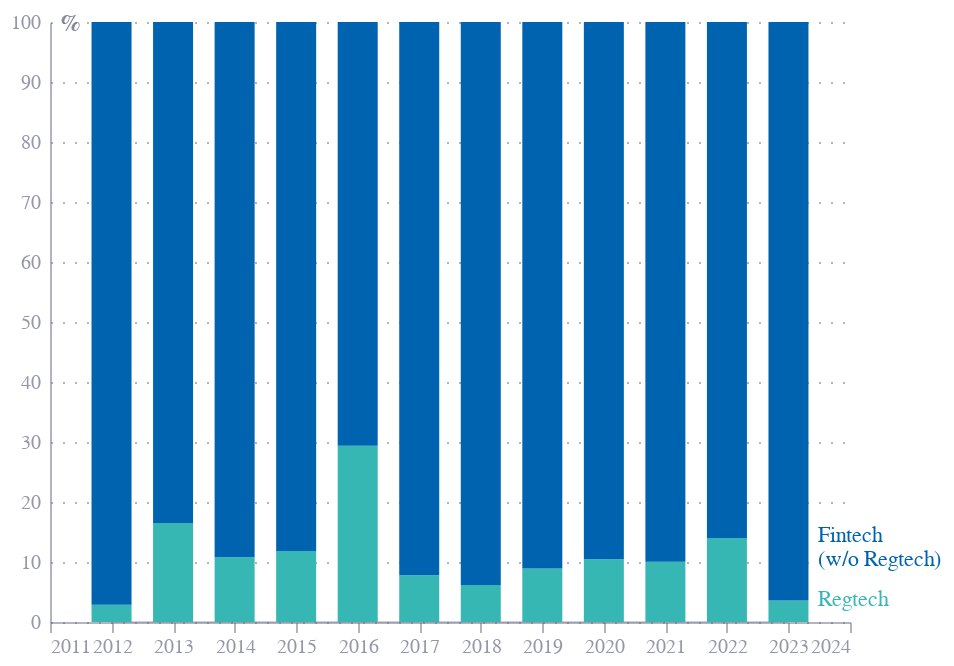

Write notebook code for a chart like this one.
### Code cell
xaxis = alt.Chart(pd.DataFrame([{'x':2012,'y':0},{'x':2023,'y':0}])).mark_line(color=colors["eco-gray"],opacity=mo-0.2,strokeWidth=1).encode(
    alt.X(
        "x:Q",
        sort=[],
        axis=alt.Axis(
            grid=False,
            titleAlign="center",
            titleAnchor="middle",
            title="",
            titleY=-15,
            titleX=207,
            labelColor=colors["eco-gray"],
            titleColor=colors["eco-gray"],
            tickColor=colors["eco-gray"],
            domainColor=colors["eco-gray"],
            tickCount=10,
            domainOpacity=mo,
            tickOpacity=mo,
            labelOpacity=mo+0.2,
            titleOpacity=mo+0.3,
            titleFontSize=12,
            orient="bottom",
            labelAngle=0,
            format='.0f',  
        ),
        # scale=alt.Scale(domain=[2012, 2023],nice=False),
    ),
    y=alt.Y(
        "y:Q",
        sort=[],
        axis=alt.Axis(
            # grid=False,
            gridDash=[1,5],
            gridColor=colors["eco-gray"],
            gridOpacity=mo,
            title="%",
            titleX=5,
            titleY=7,
            titleBaseline="bottom",
            titleAngle=0,
            titleAlign="left",
            ticks=False,
            labelPadding=5,
            labelColor=colors["eco-gray"],
            titleColor=colors["eco-gray"],
            tickColor=colors["eco-gray"],
            domainColor=colors["eco-gray"],
            domainOpacity=mo,
            tickOpacity=mo,
            labelOpacity=mo+0.2,
            titleOpacity=mo+0.3,
            titleFontSize=12,
            format='.0f',
            tickCount=8
        ),
    )
)
base = alt.Chart(fc).encode(x='year:Q')
bars1=base.mark_bar(size=20,color=colors['eco-turquiose']).encode(y='Regtech',tooltip=[
                                                                alt.Tooltip('Regtech', title='Regtech'),alt.Tooltip('Fintech', title='Fintech (w/o Regtech)')])
bars2=base.mark_bar(size=20,color=colors['eco-mid-blue']).encode(y='Regtech',y2='y',tooltip=[
                                                                alt.Tooltip('Regtech', title='Regtech'),alt.Tooltip('Fintech', title='Fintech (w/o Regtech)')]
                                                                ).transform_calculate(y=datum.Regtech+datum.Fintech)
label1=bars2.mark_text(text='Regtech',color=colors['eco-turquiose'],align='left',dx=15).transform_filter(datum.year==2023)
label2=bars2.mark_text(text='(w/o Regtech)',color=colors['eco-mid-blue'],align='left',dx=15,dy=-20).transform_filter(datum.year==2023)
label3=bars2.mark_text(text='Fintech',color=colors['eco-mid-blue'],align='left',dx=15,dy=-32).transform_filter(datum.year==2023)
color=colors['eco-turquiose']
layer1 = (
    (xaxis+bars1+bars2+label1+label2+label3).properties(height=300, width=400, title="")
    .configure(font='Circular Std Book').configure_view(stroke=None)
)
# layer2=dark(f)
if SAVE:
    layer1.save("visualisation/" + f + "_no_branding.json")
    layer1.save("visualisation/" + f + "_no_branding.svg")
    layer1.save("visualisation/" + f + "_no_branding.png")
    # layer2.save("visualisation/" + f + "_no_branding_dark.json")
    # layer2.save("visualisation/" + f + "_no_branding_dark.svg")
    # layer2.save("visualisation/" + f + "_no_branding_dark.png")

logo=alt.Chart(pd.DataFrame([{"x": '2023-10-01', "y": 1400, "img": "https://raw.githubusercontent.com/EconomicsObservatory/ECOvisualisations/main/guidelines/logos/eco-icon-dark.png"}]))\
    .mark_image(width=40,height=40,align='right',baseline='top',yOffset=-33,opacity=mo,xOffset=5).encode(x='x:T',y='y:Q',url='img:N')
# ecomark=alt.Chart(pd.DataFrame([{"x": '2019-01-01', "y": 14}]))\
#     .mark_point(size=100,fill=colors['eco-turquiose'],stroke=None,opacity=1,xOffset=-20,yOffset=-20).encode(x='x:T',y='y:Q')
# layer1+=(ecomark)
# layer1+=(logo)

if SAVE:
    layer1.save("visualisation/" + f + ".json")
    layer1.save("visualisation/" + f + ".svg")
    layer1.save("visualisation/" + f + ".png")
    # layer2.save("visualisation/" + f + "_dark.json")
    # layer2.save("visualisation/" + f + "_dark.svg")
    # layer2.save("visualisation/" + f + "_dark.png")
    open("README.md", "a").write(readme)

print(f+'\n')
layer1.display()
# layer2.display()

### Figure 1 — Vega-Lite specification as saved in the notebook (floating-point values rounded to 4 significant figures)
{"config": {"view": {"continuousWidth": 300, "continuousHeight": 300, "stroke": null}, "font": "Circular Std Book"}, "layer": [{"data": {"name": "data-4396d20188f039caf9d5d47aed36c329"}, "mark": {"type": "line", "color": "#676A86", "opacity": 0.3, "strokeWidth": 1}, "encoding": {"x": {"axis": {"domainColor": "#676A86", "domainOpacity": 0.5, "format": ".0f", "grid": false, "labelAngle": 0, "labelColor": "#676A86", "labelOpacity": 0.7, "orient": "bottom", "tickColor": "#676A86", "tickCount": 10, "tickOpacity": 0.5, "title": "", "titleAlign": "center", "titleAnchor": "middle", "titleColor": "#676A86", "titleFontSize": 12, "titleOpacity": 0.8, "titleX": 207, "titleY": -15}, "field": "x", "sort": [], "type": "quantitative"}, "y": {"axis": {"domainColor": "#676A86", "domainOpacity": 0.5, "format": ".0f", "gridColor": "#676A86", "gridDash": [1, 5], "gridOpacity": 0.5, "labelColor": "#676A86", "labelOpacity": 0.7, "labelPadding": 5, "tickColor": "#676A86", "tickCount": 8, "tickOpacity": 0.5, "ticks": false, "title": "%", "titleAlign": "left", "titleAngle": 0, "titleBaseline": "bottom", "titleColor": "#676A86", "titleFontSize": 12, "titleOpacity": 0.8, "titleX": 5, "titleY": 7}, "field": "y", "sort": [], "type": "quantitative"}}}, {"data": {"name": "data-262d8a4f6f3bebb05af19c106458c111"}, "mark": {"type": "bar", "color": "#36B7B4", "size": 20}, "encoding": {"tooltip": [{"field": "Regtech", "title": "Regtech", "type": "quantitative"}, {"field": "Fintech", "title": "Fintech (w/o Regtech)", "type": "quantitative"}], "x": {"field": "year", "type": "quantitative"}, "y": {"field": "Regtech", "type": "quantitative"}}}, {"data": {"name": "data-262d8a4f6f3bebb05af19c106458c111"}, "mark": {"type": "bar", "color": "#0063AF", "size": 20}, "encoding": {"tooltip": [{"field": "Regtech", "title": "Regtech", "type": "quantitative"}, {"field": "Fintech", "title": "Fintech (w/o Regtech)", "type": "quantitative"}], "x": {"field": "year", "type": "quantitative"}, "y": {"field": "Regtech", "type": "quantitative"}, "y2": {"field": "y"}}, "transform": [{"calculate": "(datum.Regtech + datum.Fintech)", "as": "y"}]}, {"data": {"name": "data-262d8a4f6f3bebb05af19c106458c111"}, "mark": {"type": "text", "align": "left", "color": "#36B7B4", "dx": 15, "text": "Regtech"}, "encoding": {"tooltip": [{"field": "Regtech", "title": "Regtech", "type": "quantitative"}, {"field": "Fintech", "title": "Fintech (w/o Regtech)", "type": "quantitative"}], "x": {"field": "year", "type": "quantitative"}, "y": {"field": "Regtech", "type": "quantitative"}, "y2": {"field": "y"}}, "transform": [{"calculate": "(datum.Regtech + datum.Fintech)", "as": "y"}, {"filter": "(datum.year === 2023)"}]}, {"data": {"name": "data-262d8a4f6f3bebb05af19c106458c111"}, "mark": {"type": "text", "align": "left", "color": "#0063AF", "dx": 15, "dy": -20, "text": "(w/o Regtech)"}, "encoding": {"tooltip": [{"field": "Regtech", "title": "Regtech", "type": "quantitative"}, {"field": "Fintech", "title": "Fintech (w/o Regtech)", "type": "quantitative"}], "x": {"field": "year", "type": "quantitative"}, "y": {"field": "Regtech", "type": "quantitative"}, "y2": {"field": "y"}}, "transform": [{"calculate": "(datum.Regtech + datum.Fintech)", "as": "y"}, {"filter": "(datum.year === 2023)"}]}, {"data": {"name": "data-262d8a4f6f3bebb05af19c106458c111"}, "mark": {"type": "text", "align": "left", "color": "#0063AF", "dx": 15, "dy": -32, "text": "Fintech"}, "encoding": {"tooltip": [{"field": "Regtech", "title": "Regtech", "type": "quantitative"}, {"field": "Fintech", "title": "Fintech (w/o Regtech)", "type": "quantitative"}], "x": {"field": "year", "type": "quantitative"}, "y": {"field": "Regtech", "type": "quantitative"}, "y2": {"field": "y"}}, "transform": [{"calculate": "(datum.Regtech + datum.Fintech)", "as": "y"}, {"filter": "(datum.year === 2023)"}]}], "height": 300, "title": "", "width": 400, "$schema": "https://vega.github.io/schema/vega-lite/v5.14.1.json", "datasets": {"data-4396d20188f039caf9d5d47aed36c329": [{"x": 2012, "y": 0}, {"x": 2023, "y": 0}], "data-262d8a4f6f3bebb05af19c106458c111": [{"Regtech": 2.89, "year": 2012, "Fintech": 97.11}, {"Regtech": 16.48, "year": 2013, "Fintech": 83.52}, {"Regtech": 10.81, "year": 2014, "Fintech": 89.19}, {"Regtech": 11.83, "year": 2015, "Fintech": 88.17}, {"Regtech": 29.36, "year": 2016, "Fintech": 70.64}, {"Regtech": 7.79, "year": 2017, "Fintech": 92.21}, {"Regtech": 6.16, "year": 2018, "Fintech": 93.84}, {"Regtech": 8.91, "year": 2019, "Fintech": 91.09}, {"Regtech": 10.47, "year": 2020, "Fintech": 89.53}, {"Regtech": 10.04, "year": 2021, "Fintech": 89.96}, {"Regtech": 13.98, "year": 2022, "Fintech": 86.02}, {"Regtech": 3.6, "year": 2023, "Fintech": 96.4}]}}
